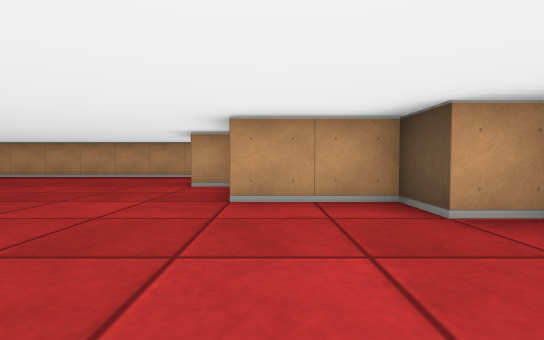
[1] (above)

19 first-person views from a walk through a cub3D ray-caster map. The camera is about half as high as the walls, tilts 2° down and sees 85° across. The floor is counted in squares. Each view is taken from the middle of a square. On the plan, view 1 faces up. The plan holds only what a view shows up to about 9 squares ahead; the rest is blank. The place goes on beyond the plan.

[2]
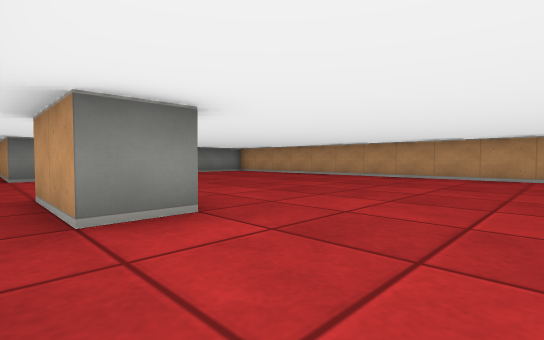

[3]
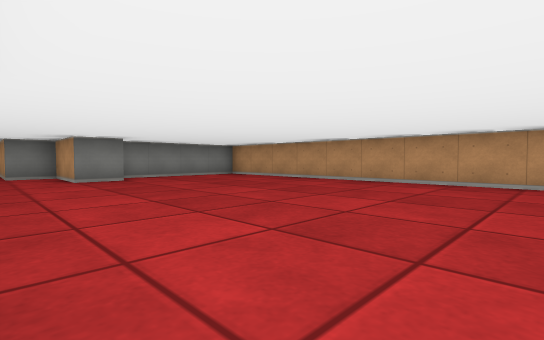

[4]
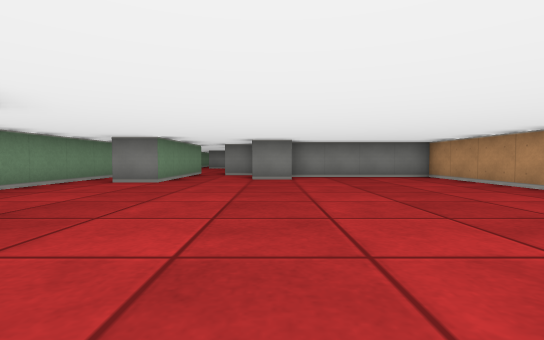

[5]
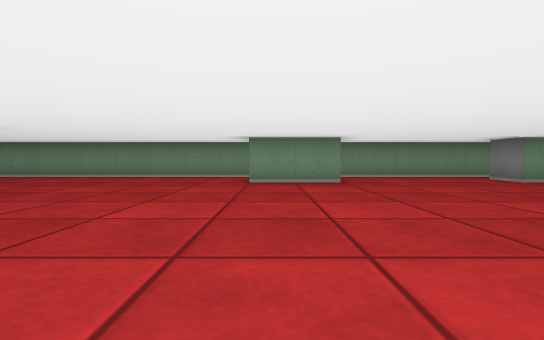

[6]
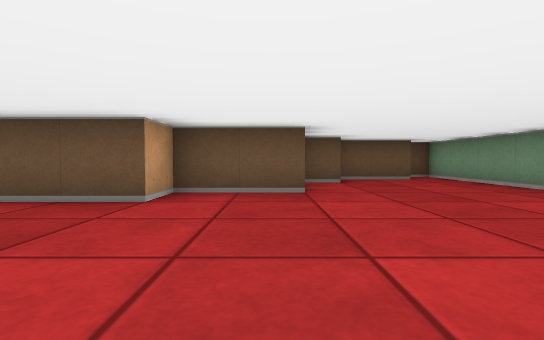

[7]
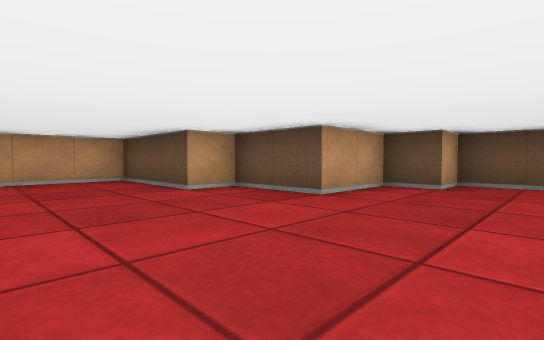

[8]
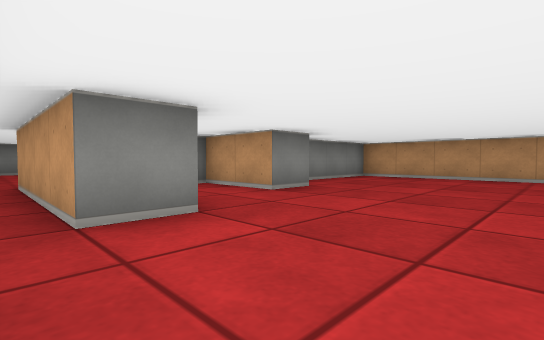

[9]
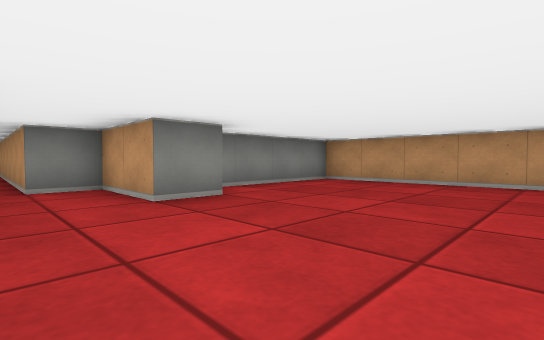

[10]
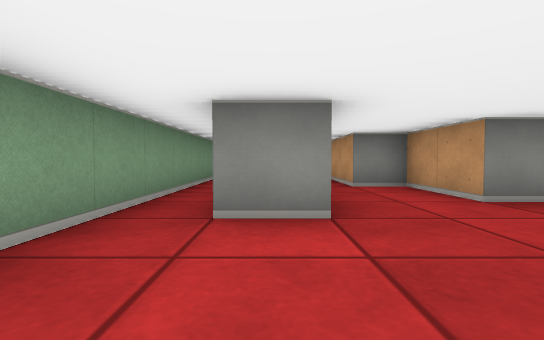

[11]
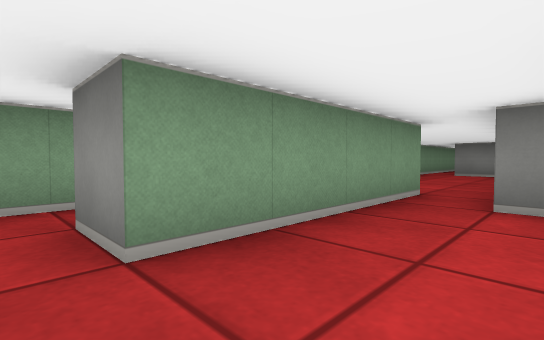

[12]
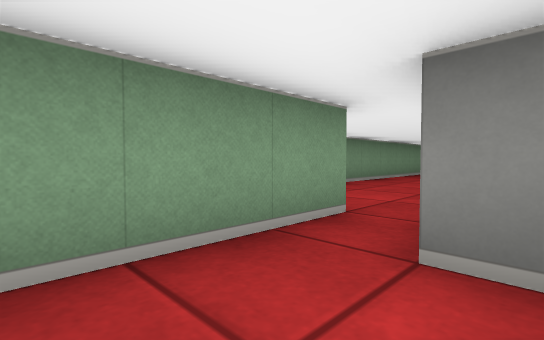

[13]
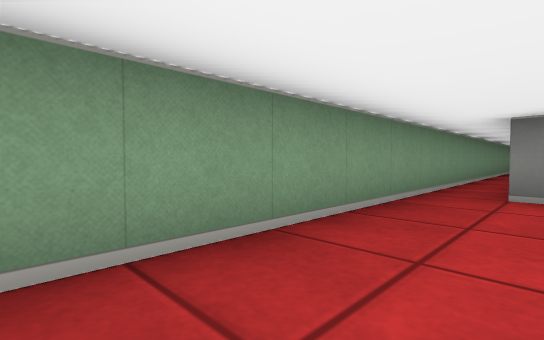

[14]
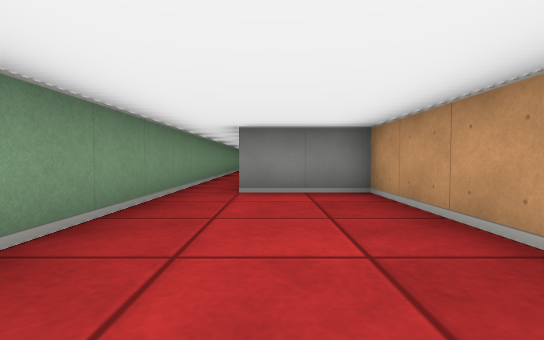

[15]
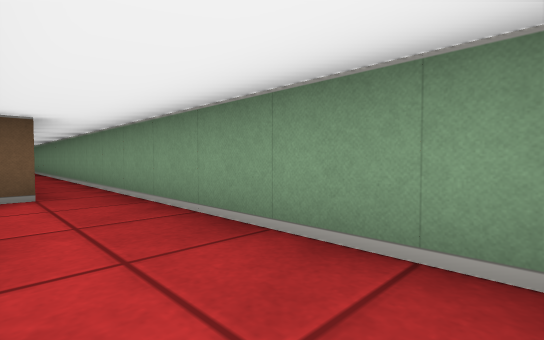

[16]
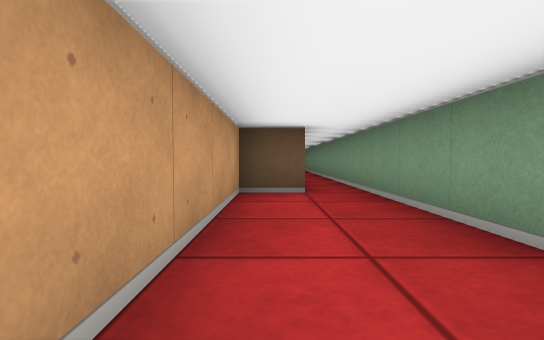

[17]
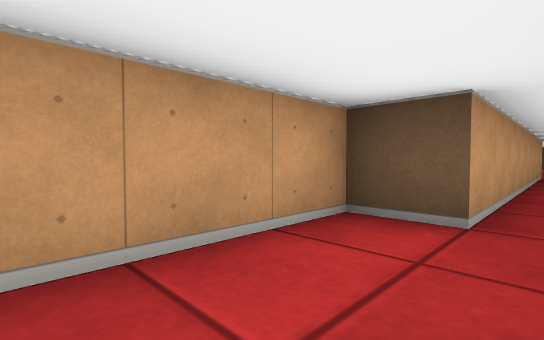

[18]
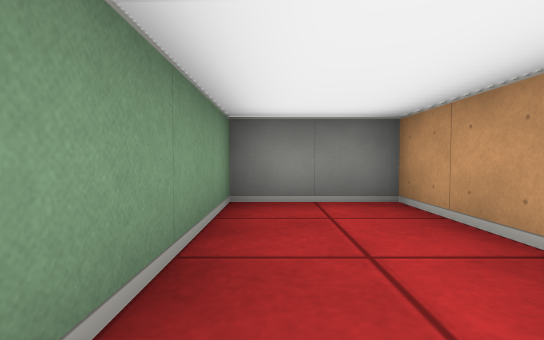

[19]
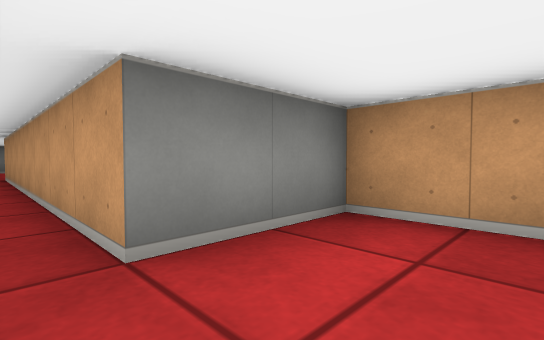

### Floor plan
Points are (right, up) in squares from view 1. A wall is a line through its corners. A room is listed if a view was taken in it or the views show most of it. See-through windows are left out.
Room 1 (views 1, 2, 3, 4, 5, 6, 7, 8, 9, 10, 11, 12)
walls: (-6.6, 1.5) (-4.5, 1.5) (-4.5, 0.5) (-6.5, 0.5); (-4.4, -0.5) (3.5, -0.5) (3.5, 0.1); (-11.5, 4.6) (-11.5, 3.5) (-13.5, 3.5) (-13.5, 2.5); (-10.4, -0.5) (-6.9, -0.5); (-13.4, 1.5) (-10.5, 1.5) (-10.5, 0.5); (2.5, 0.4) (2.5, 2.5) (1.5, 2.5) (1.5, 3.5) (-0.5, 3.5) (-0.5, 5.5) (-1.5, 5.5) (-1.5, 8.5) (-12.5, 8.5) (-12.5, 4.5)
ways out: opening at (-11.5, 1) to room 2
Room 2 (views 13, 14, 19)
walls: (-14.6, 1.5) (-13.4, 1.5); (-13.5, 2.5) (-20.5, 2.5) (-20.5, 0.5); (-20.6, -0.5) (-10.4, -0.5); (-10.5, 0.5) (-14.5, 0.5)
ways out: opening at (-11.5, 1) to room 1; opening at (-20, 0) to room 3
Room 3 (views 15, 16, 17, 18)
walls: (-20.5, 0.5) (-28.5, 0.5) (-28.5, 1.5) (-33.5, 1.5) (-33.5, -0.5) (-20.6, -0.5)
ways out: opening at (-20, 0) to room 2

Where each view was taken, in squares from view 1:
view 1: 0 up, 0 right, facing up
view 2: 0 up, 2 left, facing up-left
view 3: 2 up, 4 left, facing up-left
view 4: 4 up, 4 left, facing left
view 5: 8 up, 5 left, facing down
view 6: 4 up, 5 left, facing right
view 7: 1 up, 4 left, facing up-right
view 8: 0 up, 8 left, facing up-left
view 9: 2 up, 8 left, facing up-left
view 10: 1 up, 8 left, facing left
view 11: 3 up, 10 left, facing down-left
view 12: 3 up, 12 left, facing down-left
view 13: 1 up, 16 left, facing down-left
view 14: 1 up, 16 left, facing left
view 15: 1 up, 33 left, facing down-right
view 16: 1 up, 33 left, facing right
view 17: 0 up, 31 left, facing up-right
view 18: 0 up, 30 left, facing left
view 19: 0 up, 19 left, facing up-left
